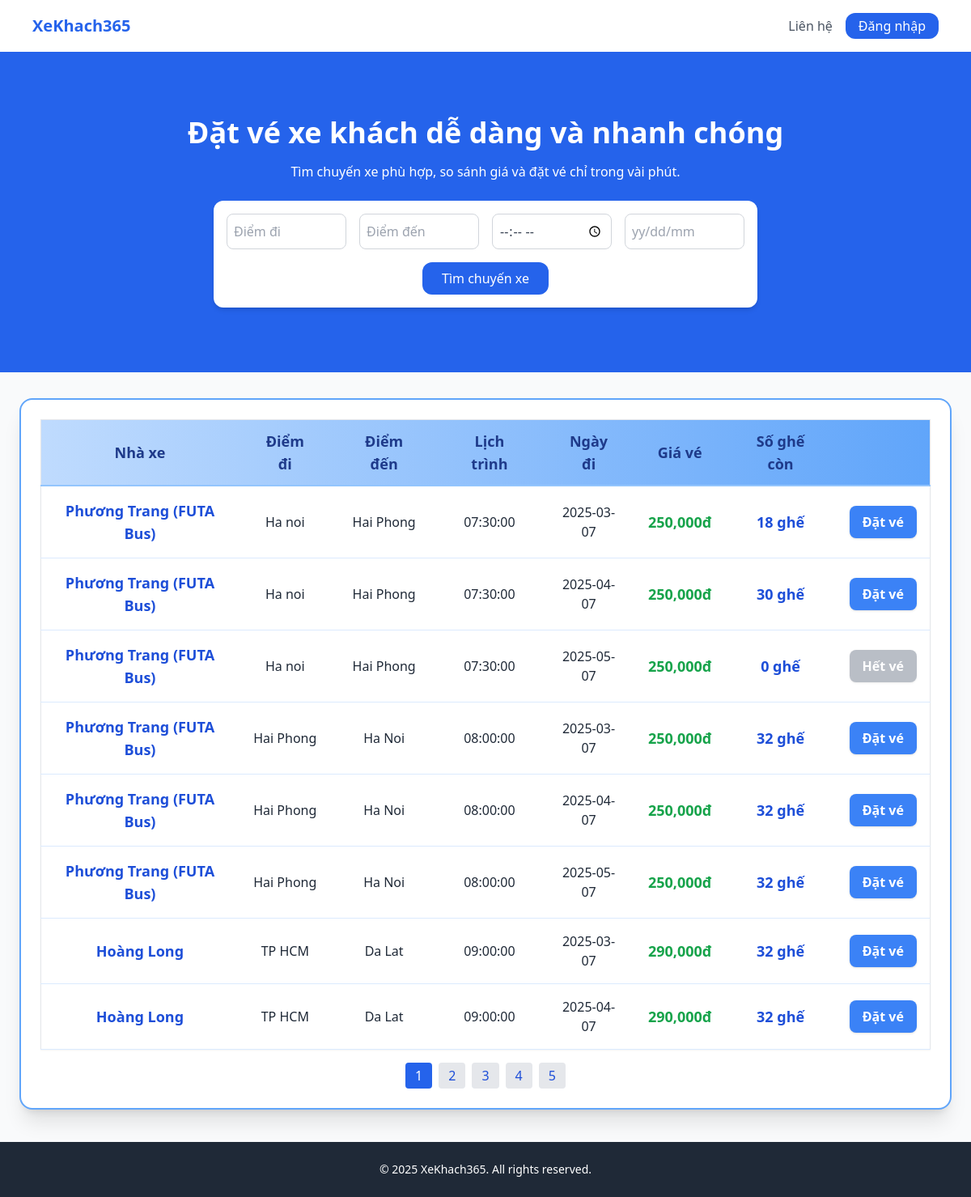
The page /trangchu.php on the database its author committed.
### tables this page shows
CREATE TABLE `chuyendi` (
  `id_cd` int(11) NOT NULL,
  `id_NX` int(11) NOT NULL,
  `diemKH` varchar(100) NOT NULL,
  `diemKT` varchar(100) NOT NULL,
  `lichTrinh` time NOT NULL,
  `ngayDi` date NOT NULL,
  `gia` int(11) NOT NULL
);

CREATE TABLE `nha_xe` (
  `id_NX` int(11) NOT NULL,
  `tenNX` varchar(100) DEFAULT NULL,
  `soDT` varchar(20) DEFAULT NULL
);

### trangchu.php (the view, shortened to what this page needs)
<?php
include "connect.php";
$diemKH = $_GET['diemKH'] ?? '';
$diemKT = $_GET['diemKT'] ?? '';
$lichTrinh = $_GET['lichTrinh'] ?? '';
$ngayDi = $_GET['ngayDi'] ?? '';
$page = isset($_GET['page']) ? max(1, intval($_GET['page'])) : 1;
$limit = 8;
$offset = ($page - 1) * $limit;
$sql_count = "SELECT COUNT(*) as total FROM chuyendi WHERE 1";
$count_result = mysqli_query($conn, $sql_count);
$total = mysqli_fetch_assoc($count_result)['total'];
$total_pages = ceil($total / $limit);
$sql = "SELECT chuyendi.id_cd, nha_xe.tenNX, chuyendi.diemKH, chuyendi.diemKT, chuyendi.lichTrinh, chuyendi.gia, chuyendi.ngayDi
        FROM chuyendi
        JOIN nha_xe ON chuyendi.id_NX = nha_xe.id_NX
        WHERE 1";
$sql .= " LIMIT $limit OFFSET $offset";
$result = mysqli_query($conn, $sql);
$chuyenXeList = [];
if ($result && mysqli_num_rows($result) > 0) {
    while ($row = mysqli_fetch_assoc($result)) {
        $chuyenXeList[] = [
            'id_cd' => $row['id_cd'],
            'tenNX' => $row['tenNX'],
            'diemKH' => $row['diemKH'],
            'diemKT' => $row['diemKT'],
            'lichTrinh' => $row['lichTrinh'],
            'gia' => $row['gia'],
            'ngayDi' => $row['ngayDi']
        ];
    }
}
?>
<!DOCTYPE html>
<html lang="vi">
<head>
    <script src="https://cdn.tailwindcss.com"></script>
</head>
<body class="bg-gray-50 font-sans">
<nav class="bg-white shadow-md py-4">
    <div class="max-w-6xl mx-auto px-4 flex justify-between items-center">
        <h1 class="text-xl font-bold text-blue-600">
            <a href="trangchu.php">XeKhach365</a>
        </h1>
        <div class="space-x-4 hidden md:flex items-center">
            <div class="relative group">
                <a href="#" class="text-gray-600 hover:text-blue-600">Liên hệ</a>
            </div>
            <?php if (isset($_SESSION['user'])): ?>
                <div class="relative">
                    <button id="avatarBtn" onclick="toggleDropdown()" type="button" class="w-9 h-9 rounded-full bg-blue-500 flex items-center justify-center text-white font-bold focus:outline-none">
                        <span><?= strtoupper(substr($_SESSION['user'], 0, 1)); ?></span>
                    </button>
                    <div id="dropdownMenu" class="hidden absolute right-0 mt-2 w-40 bg-white rounded shadow-lg z-50">
                        <a href="tkuser/guestuser.php" class="flex items-center gap-2 block w-full text-left px-4 py-2 text-gray-700 hover:bg-gray-100">
                            <svg xmlns="http://www.w3.org/2000/svg" class="h-5 w-5 text-blue-500" fill="none" viewBox="0 0 24 24" stroke="currentColor">
                                <path stroke-linecap="round" stroke-linejoin="round" stroke-width="2" d="M5.121 17.804A13.937 13.937 0 0112 15c2.485 0 4.797.755 6.879 2.047M15 11a3 3 0 11-6 0 3 3 0 016 0z" />
                            </svg>
                            <span class="font-semibold"><?= htmlspecialchars($_SESSION['user']); ?></span>
                        </a>
                        <a href="qlcanhan.php" class="flex items-center gap-2 block w-full text-left px-4 py-2 text-gray-700 hover:bg-gray-100">
                            <svg xmlns="http://www.w3.org/2000/svg" class="h-5 w-5 text-green-500" fill="none" viewBox="0 0 24 24" stroke="currentColor">
                                <path stroke-linecap="round" stroke-linejoin="round" stroke-width="2" d="M9 17v-2a4 4 0 014-4h3m-7 0a4 4 0 014-4V7a4 4 0 00-4-4H7a4 4 0 00-4 4v10a4 4 0 004 4h10a4 4 0 004-4v-4a4 4 0 00-4-4h-3" />
                            </svg>
                            <span>Xem vé đã đặt</span>
                        </a>
                        <a href="logout.php?redirect=<?= urlencode($_SERVER['REQUEST_URI']) ?>" class="block w-full text-left px-4 py-2 text-gray-700 hover:bg-gray-100">Đăng xuất</a>
                    </div>
                </div>
            <?php else: ?>
                <a href="login.php?redirect=<?= urlencode($_SERVER['REQUEST_URI']) ?>" class="bg-blue-600 text-white px-4 py-1 rounded-xl hover:bg-blue-700 transition">Đăng nhập</a>
            <?php endif; ?>
        </div>
    </div>
</nav>
<section class="bg-blue-600 text-white py-20 text-center">
    <h2 class="text-4xl font-bold mb-4">Đặt vé xe khách dễ dàng và nhanh chóng</h2>
    <p class="mb-6">Tìm chuyến xe phù hợp, so sánh giá và đặt vé chỉ trong vài phút.</p>
    <form class="bg-white rounded-xl p-4 shadow-md max-w-2xl mx-auto text-gray-700 grid grid-cols-1 md:grid-cols-4 gap-4" method="get" action="">
        <input type="text" name="diemKH" placeholder="Điểm đi" class="p-2 rounded-lg border border-gray-300" value="<?= htmlspecialchars($diemKH) ?>" />
        <input type="text" name="diemKT" placeholder="Điểm đến" class="p-2 rounded-lg border border-gray-300" value="<?= htmlspecialchars($diemKT) ?>" />
        <input type="time" name="lichTrinh" placeholder="Lịch trình" class="p-2 rounded-lg border border-gray-300" value="<?= htmlspecialchars($lichTrinh) ?>" />
        <input type="text" name="ngayDi" placeholder="yy/dd/mm" class="p-2 rounded-lg border border-gray-300" value="<?= htmlspecialchars($ngayDi) ?>" />
        <div class="md:col-span-4 text-center">
            <button type="submit" class="bg-blue-600 text-white px-6 py-2 rounded-xl hover:bg-blue-700">Tìm chuyến xe</button>
        </div>
    </form>
</section>
<div class="flex justify-center mt-8">
    <div class="w-full max-w-6xl bg-white rounded-2xl shadow-xl p-6 border-2 border-blue-400">
        <table class="w-full table-auto border border-gray-200 shadow-sm">
            <thead class="bg-gradient-to-r from-blue-200 to-blue-400 text-blue-900 text-base">
                <tr class="text-center">
                    <th class="px-6 py-3 border-b-2 border-blue-300 font-bold text-lg">Nhà xe</th>
                    <th class="px-6 py-3 border-b-2 border-blue-300 font-bold text-lg">Điểm đi</th>
                    <th class="px-6 py-3 border-b-2 border-blue-300 font-bold text-lg">Điểm đến</th>
                    <th class="px-6 py-3 border-b-2 border-blue-300 font-bold text-lg">Lịch trình</th>
                    <th class="px-6 py-3 border-b-2 border-blue-300 font-bold text-lg">Ngày đi</th>
                    <th class="px-6 py-3 border-b-2 border-blue-300 font-bold text-lg">Giá vé</th>
                    <th class="px-6 py-3 border-b-2 border-blue-300 font-bold text-lg">Số ghế còn</th>
                    <th class="px-6 py-3 border-b-2 border-blue-300"></th>
                </tr>
            </thead>
            <tbody>
                <?php foreach($chuyenXeList as $se_chuyenXeList): ?>
                    <?php
                        $id_cd = $se_chuyenXeList['id_cd'];
                        $ngayDi = $se_chuyenXeList['ngayDi'];
                        $sql_ghe = "SELECT ghe FROM ve WHERE id_cd = '$id_cd' AND ngayDi = '$ngayDi'";
                        $result_ghe = mysqli_query($conn, $sql_ghe);
                        $sold_seats = 0;
                        while ($row_ghe = mysqli_fetch_assoc($result_ghe)) {
                            $arr = explode(',', $row_ghe['ghe']);
                            foreach ($arr as $ghe) {
                                if (trim($ghe) !== '') $sold_seats++;
                            }
                        }
                        $total_seats = 32;
                        $available_seats = $total_seats - $sold_seats;
                    ?>
                    <tr class="hover:bg-blue-50 transition border-b border-blue-100 text-center align-middle">
                        <td class="p-4 font-semibold text-blue-700 text-lg align-middle"><?= htmlspecialchars($se_chuyenXeList['tenNX']) ?></td>
                        <td class="p-4 text-gray-800 align-middle"><?= htmlspecialchars($se_chuyenXeList['diemKH']) ?></td>
                        <td class="p-4 text-gray-800 align-middle"><?= htmlspecialchars($se_chuyenXeList['diemKT']) ?></td>
                        <td class="p-4 text-gray-800 align-middle"><?= htmlspecialchars($se_chuyenXeList['lichTrinh']) ?></td>
                        <td class="p-4 text-gray-800 align-middle"><?= htmlspecialchars($se_chuyenXeList['ngayDi']) ?></td>
                        <td class="p-4 text-right font-bold text-green-600 text-lg align-middle"><?= number_format($se_chuyenXeList['gia']) ?>đ</td>
                        <td class="p-4 text-blue-700 font-bold text-lg align-middle"><?= $available_seats ?> ghế</td>
                        <td class="p-4 text-center align-middle">
                            <?php if ($available_seats > 0): ?>
                                <form action="chitietve.php" method="GET">
                                    <button type="submit" class="bg-blue-500 hover:bg-blue-700 text-white px-4 py-2 rounded-lg shadow transition font-semibold whitespace-nowrap">
                                        Đặt vé
                                    </button>
                                </form>
                            <?php else: ?>
                                <button class="bg-gray-400 text-white px-4 py-2 rounded-lg shadow font-semibold cursor-not-allowed opacity-70" disabled>
                                    Hết vé
                                </button>
                            <?php endif; ?>
                        </td>
                    </tr>
                <?php endforeach; ?>
            </tbody>
        </table>
        <div class="flex justify-center mt-4 space-x-2">
            <?php for ($i = 1; $i <= $total_pages; $i++): ?>
                <a href="?<?= http_build_query(array_merge($_GET, ['page' => $i])) ?>"
                class="px-3 py-1 rounded <?= $i == $page ? 'bg-blue-600 text-white' : 'bg-gray-200 text-blue-700' ?>">
                    <?= $i ?>
                </a>
            <?php endfor; ?>
        </div>
    </div>
</div>
<footer class="bg-gray-800 text-white py-6 mt-10">
    <div class="max-w-6xl mx-auto px-4 text-center text-sm">
        © 2025 XeKhach365. All rights reserved.
    </div>
</footer>
</body>
</html>

### rows shown on the page
chuyendi: id_NX.tenNX "Phương Trang (FUTA Bus)", diemKH "Ha noi", diemKT "Hai Phong", lichTrinh "07:30:00", ngayDi "2025-03-07", gia "250,000", available_seats "18"
chuyendi: id_NX.tenNX "Phương Trang (FUTA Bus)", diemKH "Ha noi", diemKT "Hai Phong", lichTrinh "07:30:00", ngayDi "2025-04-07", gia "250,000", available_seats "30"
chuyendi: id_NX.tenNX "Phương Trang (FUTA Bus)", diemKH "Ha noi", diemKT "Hai Phong", lichTrinh "07:30:00", ngayDi "2025-05-07", gia "250,000", available_seats "0", shows "Hết vé"
chuyendi: id_NX.tenNX "Phương Trang (FUTA Bus)", diemKH "Hai Phong", diemKT "Ha Noi", lichTrinh "08:00:00", ngayDi "2025-03-07", gia "250,000", available_seats "32"
chuyendi: id_NX.tenNX "Phương Trang (FUTA Bus)", diemKH "Hai Phong", diemKT "Ha Noi", lichTrinh "08:00:00", ngayDi "2025-04-07", gia "250,000", available_seats "32"
chuyendi: id_NX.tenNX "Phương Trang (FUTA Bus)", diemKH "Hai Phong", diemKT "Ha Noi", lichTrinh "08:00:00", ngayDi "2025-05-07", gia "250,000", available_seats "32"
chuyendi: id_NX.tenNX "Hoàng Long", diemKH "TP HCM", diemKT "Da Lat", lichTrinh "09:00:00", ngayDi "2025-03-07", gia "290,000", available_seats "32"
chuyendi: id_NX.tenNX "Hoàng Long", diemKH "TP HCM", diemKT "Da Lat", lichTrinh "09:00:00", ngayDi "2025-04-07", gia "290,000", available_seats "32"
